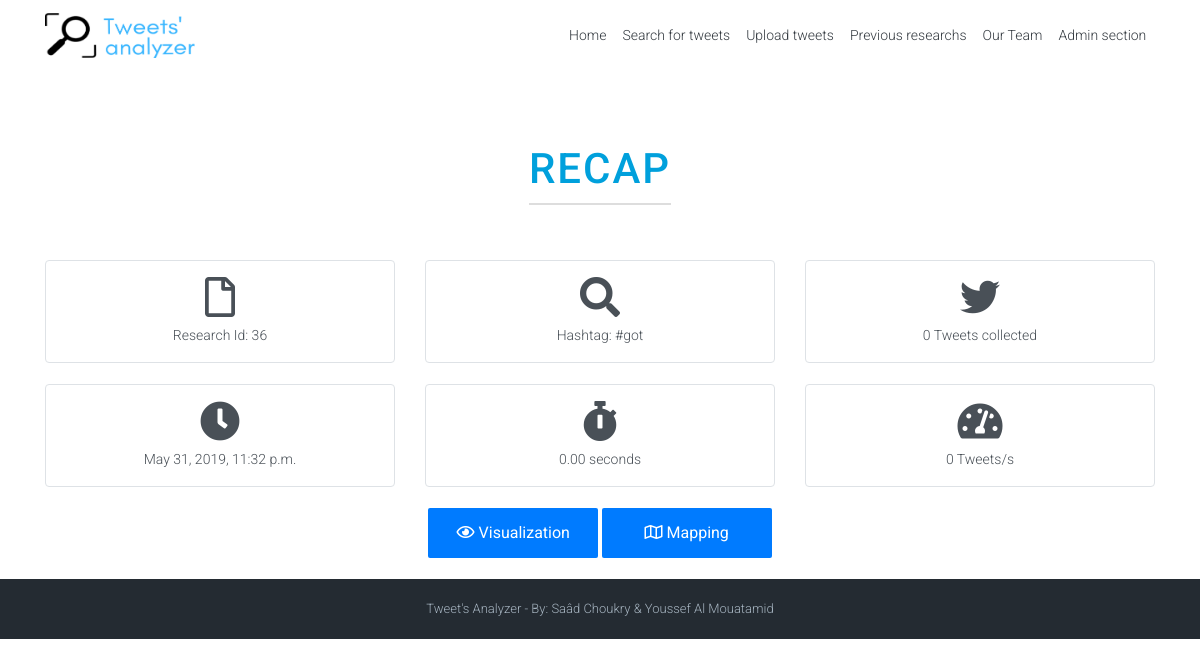
Page /results/36/ on the committed database.
### search/models.py (models this page shows, shortened)
class research(models.Model):
    researchId = models.AutoField(primary_key=True)
    researchType = models.ForeignKey(researchType, on_delete=models.CASCADE, null=True)
    researchDate = models.DateTimeField(default=timezone.now())
    numberOfTweets = models.IntegerField(default=0)
    ratio = models.IntegerField(default=0)
    resultsFileName = models.TextField(default='static/collected_data/default.json')
    numberOfNodes = models.IntegerField(default=0)
    executionDuration = models.FloatField(default=0)
    @staticmethod
    def getResearchById(id):
        return research.objects.get(researchId=id)
    @property
    def getScreenName(self):
        researchByScreenName = ByScreenName.objects.get(researchId=self.researchId)
        return researchByScreenName.screen
    @property
    def getKeywords2(self):
        researchByKeywords = ByKeywords.objects.get(researchId=self.researchId)
        return researchByKeywords.keywords1
    @property
    def getHashtags(self):
        researchByHashtags = ByHashtags.objects.get(researchId=self.researchId)
        return researchByHashtags.tag
    @property
    def getSince(self):
        offstrSearch = offStreamResearch.objects.get(researchId=self.researchId)
        return offstrSearch.since
    class Meta:
        verbose_name = "Research"
        verbose_name_plural = "Researches"
        ordering = ["researchDate"]

class offStreamResearch(research):
    since = models.DateField(default=timezone.now(), blank=True)
    count = models.IntegerField(default=0, blank=True)

class ByHashtags(offStreamResearch):
    tag = models.TextField(default="", max_length=100, blank=True)
    class Meta:
        verbose_name = "Research by hashtags"
        verbose_name_plural = "Researches by hashtags"

### results/views.py (the view)
# urls.py: path('results/<research_id>/', resultsViews.results, name='results'),
def results(request, research_id):
    if not research_id:
        raise Http404
    research = R.getResearchById(research_id)
    if research.researchType.type == 'Stream':
        keywords = research.getKeywords
        streamingDuration = research.getStreamingDuration
    elif research.researchType.type == 'OffStream':
        since = research.getSince
        count = research.getCount
    else:
        pass
    return render(request, 'template1/results.html', locals())

### templates/template1/results.html (shortened to what this page needs)
{% extends 'template1/base.html' %}
{% block recap %}
     <link rel="stylesheet" href="../../static/css/disabledbutton.css">
    <div id="ToDisable1" class="section type-2" style="padding-bottom: 0;padding-top: 50px;">
        <div class="section-headlines" style="padding-top: 0;margin-bottom:20px;">
            <h4>Recap</h4>
        </div>
        <div class="container">
            <div class="row">
                <div class="col-lg-4 text-center ">
                    <div class="border rounded p-3 m-0 list-group-item-action">
                        <i class="far fa-file h1 "></i><br>
                        Research Id: {{ research.researchId }}
                    </div>
                </div>
                <div class="col-lg-4 text-center">
                    <div class="border rounded p-3 m-0  list-group-item-action">
                        <i class="fas fa-search h1"></i><br>
                        {% if research.researchType.type == "Stream" %}
                            Keywords: {{ research.getKeywords }}
                        {% elif research.researchType.type == "OffStream" %}
                            {% if research.getKeywords2 %}
                                Keywords: {{ research.getKeywords2 }}
                            {% elif research.getScreenName %}
                                Screen name: {{ research.getScreenName }}
                            {% else %}
                                Hashtag: {{ research.getHashtags }}
                            {% endif %}
                        {% else %}
                            Description : {{ research.getDescription }}
                        {% endif %}
                    </div>
                </div>
                <div class="col-lg-4 text-center">
                    <div class="border rounded p-3 m-0  list-group-item-action">
                        <i class="fab fa-twitter h1"></i><br>
                        {% if research.researchType.type == 'Upload' %}
                            {{ research.numberOfTweets }} Tweets uploaded
                        {% else %}
                        {{ research.numberOfTweets }} Tweets collected
                        {% endif %}
                    </div>
                </div>
            </div>
            <br class="gap-70">
            <div class="row">
                <div class="col-lg-4 text-center">
                    <div class="border rounded p-3 m-0  list-group-item-action ">
                        <i class="fas fa-clock h1"></i><br>
                        {{ research.researchDate }}
                    </div>
                </div>
                <div class="col-lg-4 text-center">
                    <div class="border rounded p-3 m-0  list-group-item-action">
                        <i class="fas fa-stopwatch h1"></i> <br>
                        {{ research.executionDuration|floatformat:2 }} seconds
                    </div>
                </div>
                <div class="col-lg-4 text-center">
                    <div class="border rounded p-3 m-0  list-group-item-action">
                        <i class="fas fa-tachometer-alt h1"></i><br>
                        {{ research.ratio }} Tweets/s
                    </div>
                </div>
            </div>
        </div>
    </div>
    <br class="gap-70">
    <div class="row" id="ToDisable2">
        <div class="" style="margin: auto;">
            <a href="{% url 'visualization' research.researchId %}">
                <button  class="btn btn-primary actiongif" style="width: 170px;height:50px;"><i class="far fa-eye"></i>  Visualization</button>
            </a>
            <a href="{% url 'mapping' research.researchId %}" >
                <button  class="btn btn-primary actiongif" style="width: 170px;height:50px;"><i class="far fa-map "></i>  Mapping</button>
            </a>
        </div>
    </div>
    <br class="gap-70">
{% endblock %}

### static/css/theme.css (style rules this page uses)
html, body { height: 100%; margin: 0; padding: 0; }
body { background: #fff; color: #666; font-size: 14px; font-family: 'Roboto', Arial, sans-serif; font-weight: 300; }
h1, h2, h3, h4, h5, h6 { font-family: 'Roboto', Arial, sans-serif; font-weight: 500; color: #444; margin-top: 0; margin-bottom: 15px; line-height: 1.15; }
h4 { font-size: 16px; }
a { color: #0088cc; }
.btn { -webkit-border-radius: 2px; -moz-border-radius: 2px; border-radius: 2px; border-width: 2px; font-family: 'Roboto', Arial, sans-serif; border-color: transparent; }
.section { padding: 100px 0; }
.section.type-2 { background: #fff; }
.section-headlines { margin-bottom: 60px; text-align: center; }
.section-headlines > h4 { font-family: 'Roboto', Arial, sans-serif; font-size: 3em; text-transform: uppercase; color: #00a0dc; border-bottom: 2px solid #ddd; display: inline-block; padding-bottom: 10px; margin-bottom: 35px; letter-spacing: 2px; word-spacing: 5px; }

### rows in the picture
research: researchId "36", getHashtags "#got", numberOfTweets "0", researchDate "May 31, 2019, 11:32 p.m.", executionDuration "0.00", ratio "0"
